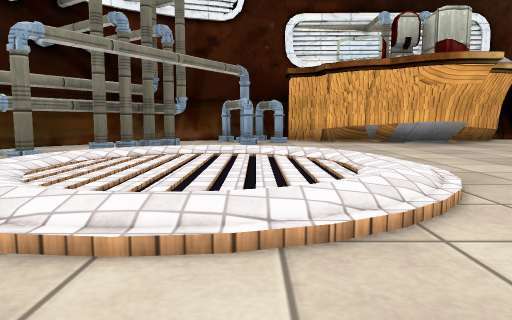
View 1 (above)

12 first-person views from a walk through a Unity game level. The camera is 0.21 m above the floor, tilts 6° down and sees 70° across. The floor is counted in squares, 0.5 m on a side. Each view is taken from the middle of a square. On the plan, view 1 faces up. The plan holds only what a view shows up to about 9 squares ahead; the rest is blank. The place goes on beyond the plan. The player is left out. Some surface patterns are stand-ins.

View 2
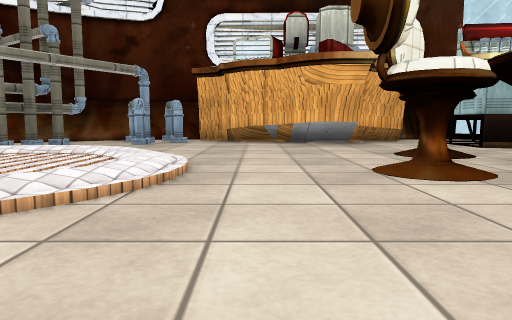

View 3
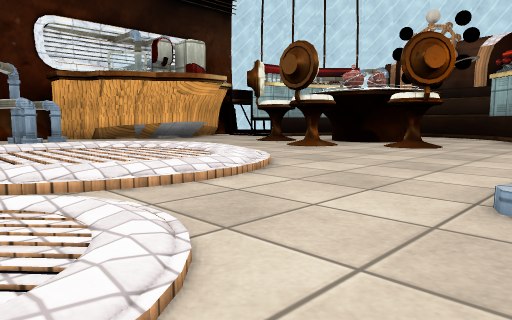

View 4
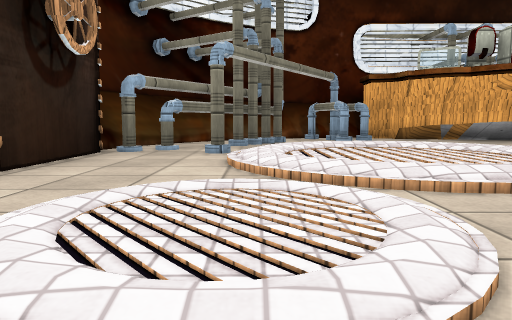

View 5
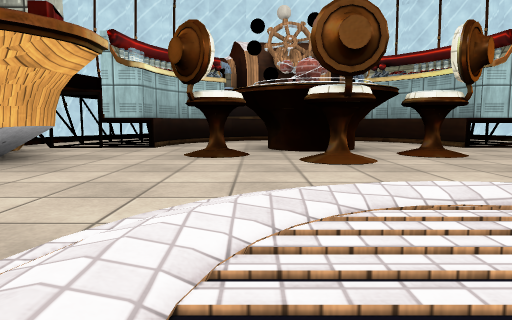

View 6
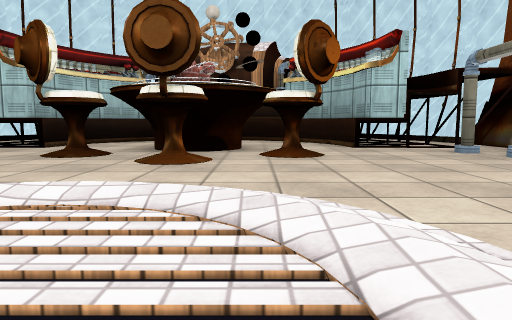

View 7
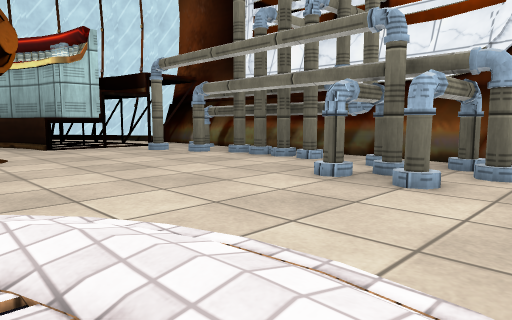

View 8
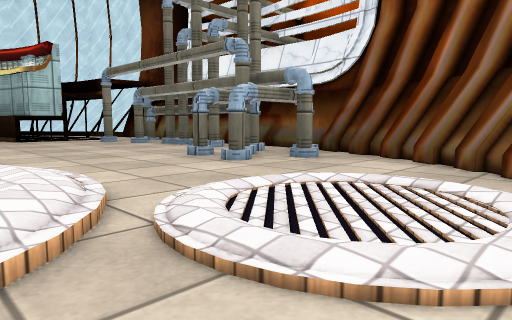

View 9
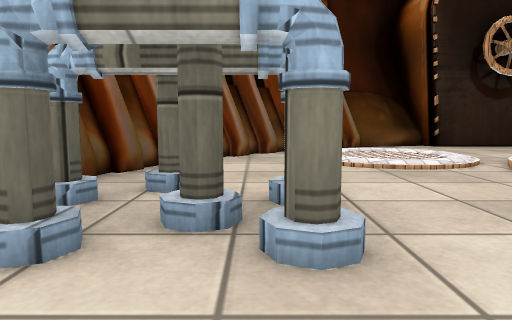

View 10
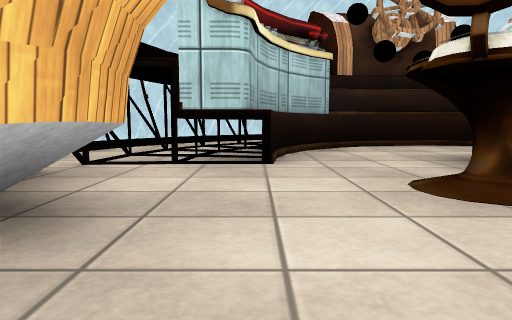

View 11
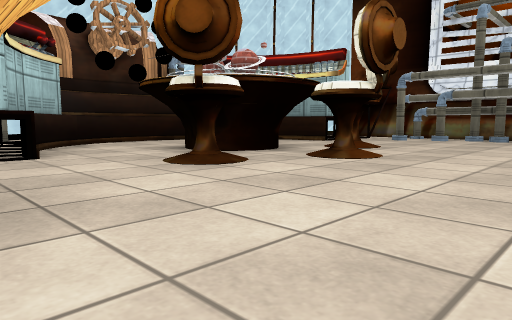

View 12
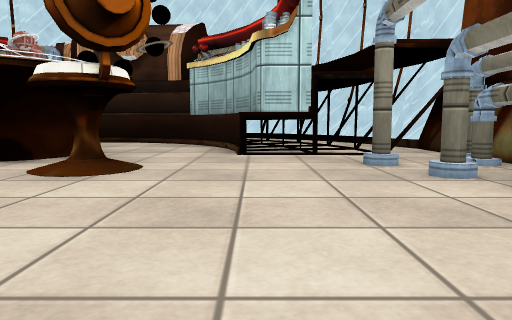

### Floor plan
Key: @ floor where view 1 was taken; # wall or solid block; . main floor; : floor 0.05 m higher than the main floor; / step, stairs or slope; ^ raised ledge; T thing the floor can be seen under or through.
Columns run from 4 left of view 1 to 10 right of it. Each row starts with its distance up from view 1.
  8   #########
  7  ##.#.###.##
  6 ###.......####
  5 ##. /.......###
  4 #.#///..T  .^^
  3 #./::/..T  ..^
  2 #.////..TTT.^^
  1 #////......###
  0 #//.@.....###
 -1 ##..##...###
 -2  ##########

Positions as (right, up) in squares from view 1, and headings:
1: (0, 0), facing up
2: (2, 0), facing up
3: (-2, -1), facing up-right
4: (-2, -1), facing up
5: (-1, 4), facing right
6: (-1, 2), facing right
7: (-1, 2), facing down-right
8: (-3, 2), facing down-right
9: (2, -1), facing left
10: (2, 6), facing right
11: (1, 7), facing down-right
12: (1, 0), facing right
